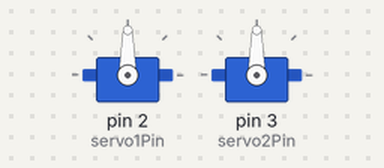
A sketch run on a simulated Arduino Uno, built with avr-gcc and run on an emulated ATmega328P. On the bench: 2 × servo.

Above: at 0.1 s.
At 101.1 s:
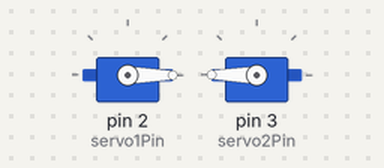
Timing chart, 0 to 102.6 s (numbered marks = the images above):
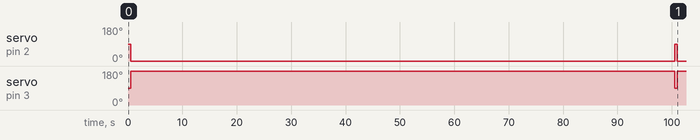

Measured:
- by itself, servo on pin 2 (servo1Pin): 90° → 0° at 0.50 s, → 90° 100 s later, → 0° 0.50 s later
- by itself, servo on pin 3 (servo2Pin): 90° → 180° at 0.50 s, → 90° 100 s later, → 180° 0.50 s later

The sketch:

conveyor_code.ino
```cpp
#include <Servo.h>

Servo servo1;  // First servo
Servo servo2;  // Second servo

const int servo1Pin = 2;
const int servo2Pin = 3;
const int rotationTime = 500; // Time in milliseconds

void setup() {
    servo1.attach(servo1Pin);
    servo2.attach(servo2Pin);
}

void loop() {
    // Rotate servos in opposite directions
    servo1.write(90);  // Adjust values based on your servo type
    servo2.write(90);  // Adjust values based on your servo type (reverse direction)
    delay(rotationTime);

    // Stop servos
    servo1.write(0);
    servo2.write(180); // Reverse stop position
    delay(100000); // Pause before next cycle
}
```
